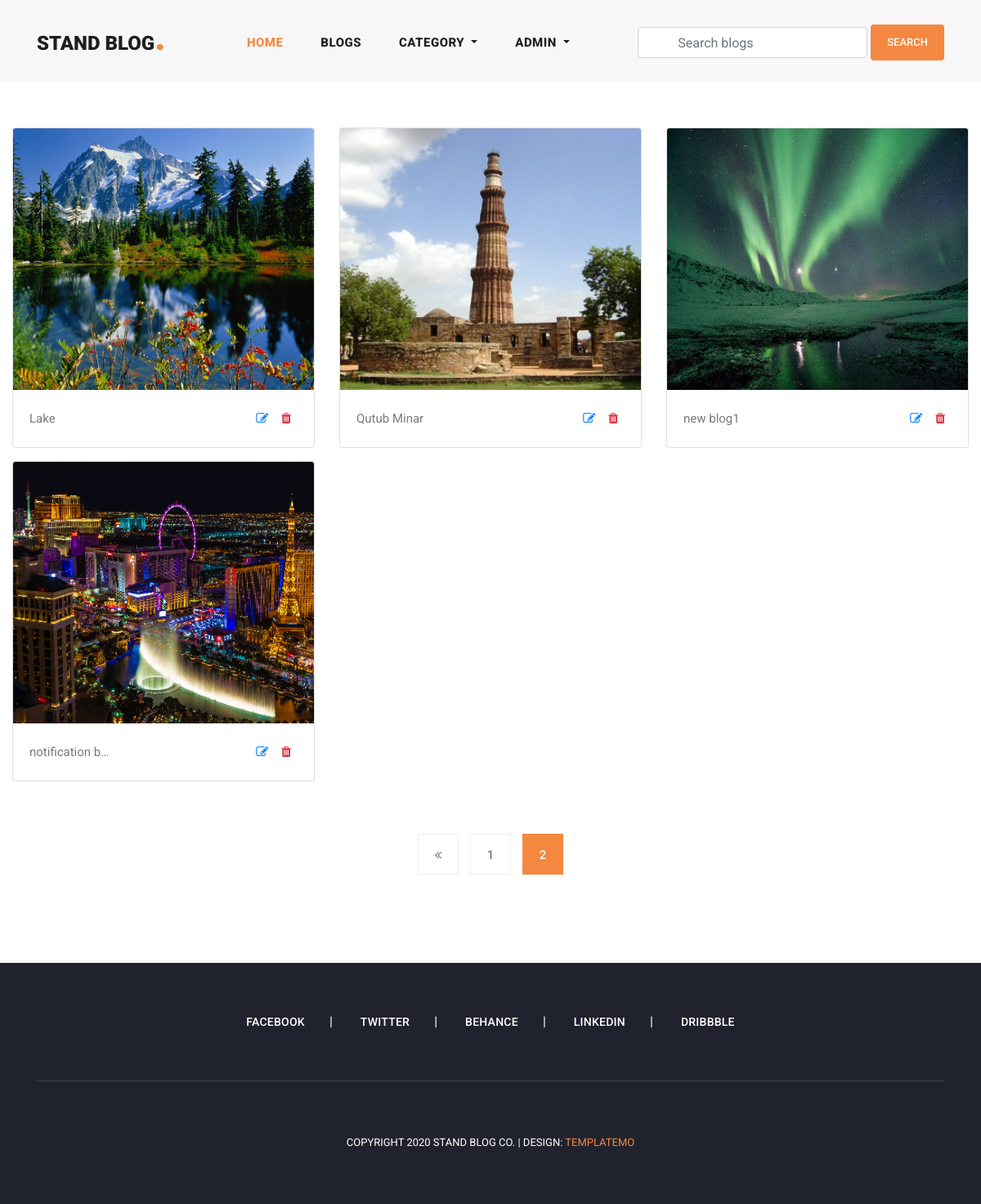
Before: /my_blogs/?page=2 (signed in) with the older database file.
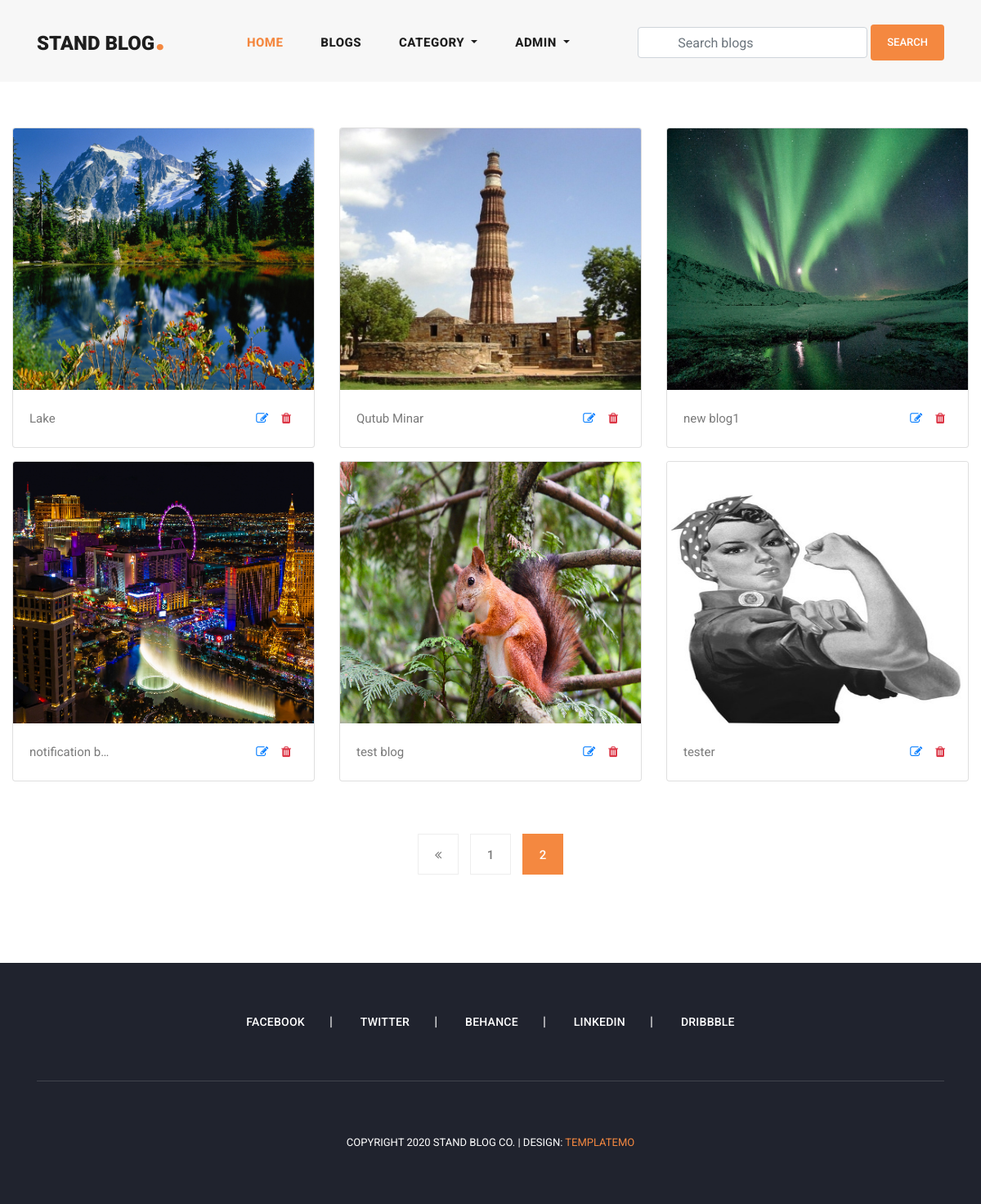
After: the same page with the newer database file.
### blog/models.py (models this page shows, shortened)
class Blog(models.Model):
    user = models.ForeignKey(
        User,
        related_name='user_blogs',
        on_delete=models.CASCADE
    )
    category = models.ForeignKey(
        Category,
        related_name='category_blogs',
        on_delete=models.CASCADE
    )
    tags = models.ManyToManyField(
        Tag,
        related_name='tag_blogs',
        blank=True
    )
    likes = models.ManyToManyField(
        User,
        related_name='user_likes',
        blank=True
    )
    title = models.CharField(
        max_length=250
    )
    slug = models.SlugField(null=True, blank=True)
    banner = models.ImageField(upload_to='blog_banners')
    description = RichTextField()
    created_date = models.DateField(auto_now_add=True)

### blog/views.py (the view, shortened to what this page needs)
# urls.py: path('my_blogs/', my_blogs, name='my_blogs'),
@login_required(login_url='login')
def my_blogs(request):
    queryset = request.user.user_blogs.all()
    page = request.GET.get('page', 1)
    paginator = Paginator(queryset, 6)
    delete = request.GET.get('delete', None)
    try:
        blogs = paginator.page(page)
    except EmptyPage:
        blogs = paginator.page(1)
    except PageNotAnInteger:
        blogs = paginator.page(1)
        return redirect('blogs')
    context = {
        "blogs": blogs,
        "paginator": paginator
    }
    return render(request, 'my_blogs.html', context)

### blog/context_processors.py (called while the page is built)
def get_all_categories(request):
    categories = Category.objects.all()
    context = {
        "categories": categories
    }
    return context

### user_profile/context_processors.py (called while the page is built)
def user_notifications(request):
    context = {}
    if request.user.is_authenticated:
        notifications = Notificaiton.objects.filter(
            user=request.user
        ).order_by('-created_date')
        unseen = notifications.exclude(is_seen=True)
        context['notifications'] = notifications
        context['unseen'] = unseen.count()
    return context

### templates/my_blogs.html (shortened to what this page needs)
{% extends 'base.html' %}
{% load static %}
{% block content %}
<section class="my-blogs">
    <div class="container-fluid">
        <div class="row py-5">
            {% for blog in blogs %}
            <div class="col-md-4 my-2">
                <div class="card">
                    <img class="card-img-top img-fluid" style="width: 100%; height: 320px;" src="{{blog.banner.url}}"
                        alt="Card image cap">
                    <div class="card-body">
                        <p class="card-text d-flex flex-row">
                            {{blog.title|truncatechars:15}}
                            <a class="px-2 ml-auto" href="{% url 'update_blog' blog.slug %}">
                                <i class="fa fa-edit"></i>
                            </a>
                            <a class="px-2" href="?delete={{blog.pk}}">
                                <i class="fa fa-trash text-danger"></i>
                            </a>
                        </p>
                    </div>
                </div>
            </div>
            {% endfor %}
        </div>
        <div class="row py-2 justify-content-center">
            <div class="col-md-8">
                {% include 'pagination.html' %}
            </div>
        </div>
    </div>
</section>
{% endblock content %}

Changed rows visible on the page:
added Blog: banner (picture), title "test blog"
added Blog: banner (picture), title "tester"
